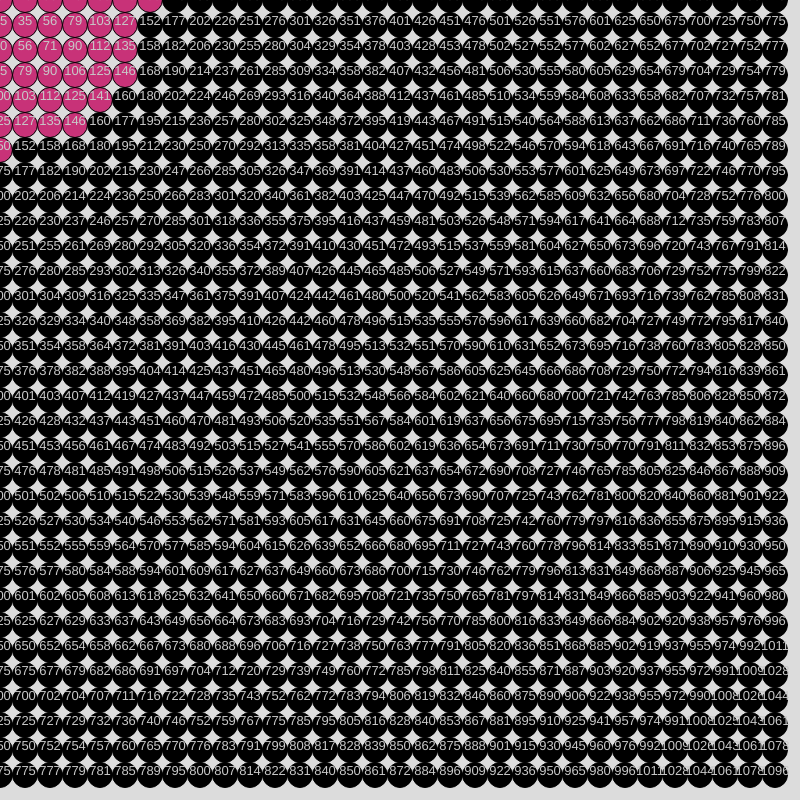
Frame 1 (no input)
Frame 60 (no input): identical to frame 1, image omitted
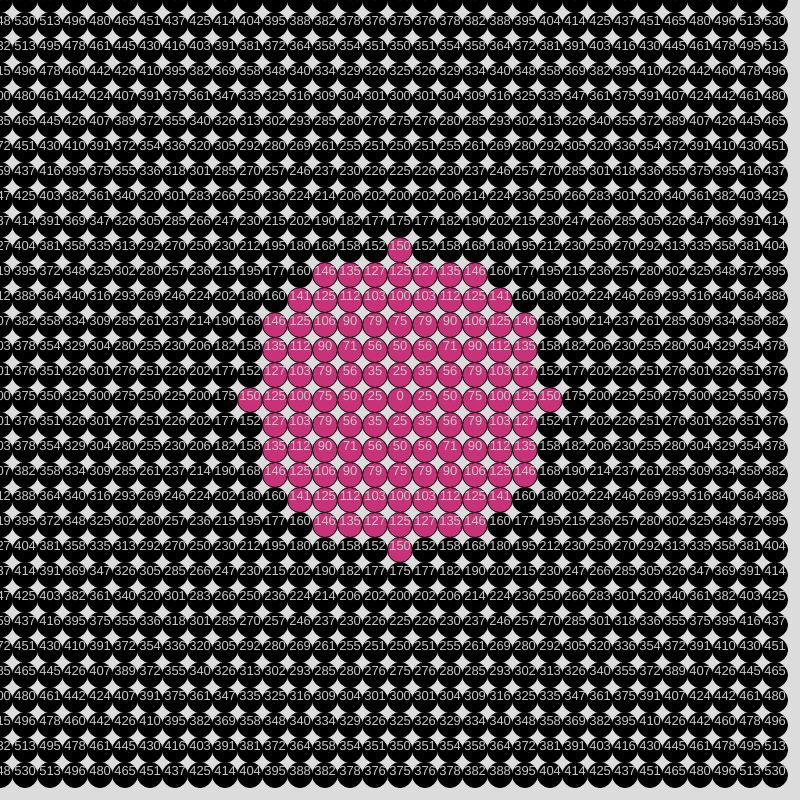
Frame 120 (the mouse pressed at the canvas centre since frame 60)

The p5.js sketch that drew these frames (run headless with seeded random() and noise() and a simulated clock; from frame 60 on, the mouse is pressed at the canvas centre):

// p5.js sketch
// ── sketch.js
// Drawing with Nested Loops
// Adeeb Rahman
// 10.9.2024

////////////////global variables////////////////
let gridSpacing = 25;

function setup() {
  createCanvas(800, 800);
  loopReview();
}

function loopReview() {
  //nested loop practice (x,y)
  for (let x = 0; x < 4; x++) { //x: 0, 1, 2, 3
    for (let y = 0; y < 4; y ++) { //y: 0, 1, 2, 3
      print(x, y);
    }
  }
}

//loopReview() prints (0, 0), (0, 1), (0, 2), (0, 3), then (1, 0), (1, 1), ...
//loopReview(): for every x value, y will go through its loop, then x will +1, and y will go through the loop again, and so on.

function draw() {
  background(220);
  renderGrid();
}

function renderGrid() {
  //use nested loops to create a grid of shapes
  for (let x = 0; x < width; x = x + gridSpacing) {
    for (let y = 0; y < height; y = y + gridSpacing) {
      let d = circleDistance(x , y, mouseX, mouseY);

      if (d>150) { //set fill color depending on mouse proximity
        fill(0);
      }
      else {
        fill(200, 50, 120);
      }
      circle(x, y, gridSpacing);

      fill(200); //display distance of each circle in relation to the mouse
      textAlign(CENTER);
      textSize(gridSpacing - 12);
      text(d, x, y);
    }
  }
}

function circleDistance(x1, y1, x2, y2) {
  //takes two points and uses pythagorean theorem to calculate distance between them
  let a = abs(x2-x1);
  let b = abs(y2-y1);
  let c = sqrt(pow(a, 2) + pow(b, 2));
  return round(c);
}
